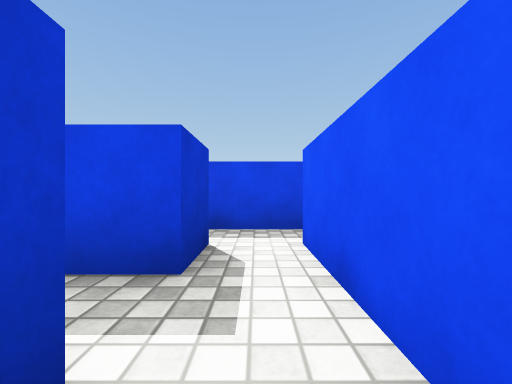
view 1 (above)

20 first-person views from a walk through a 3-D level made in the Unity game engine. The camera is 0.55 m above the floor, looks level and sees 90° across. The floor is counted in squares, 1 m on a side. Each view is taken from the middle of a square. On the plan, view 1 faces up. The plan holds only what a view shows up to about 9 squares ahead; the rest is blank. The player is left out. Surface patterns are stand-ins for the level's own textures.

view 2
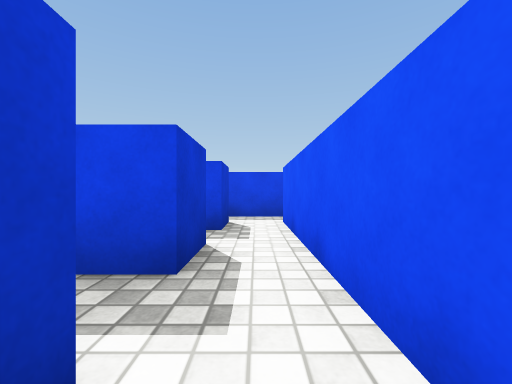

view 3
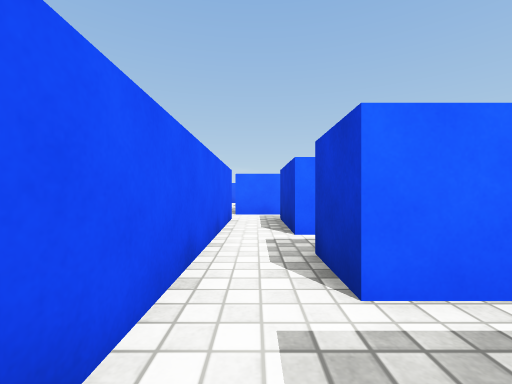

view 4
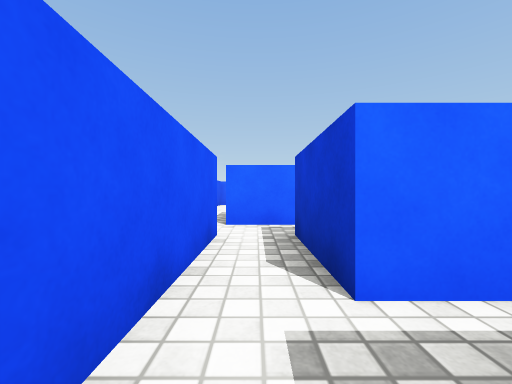

view 5
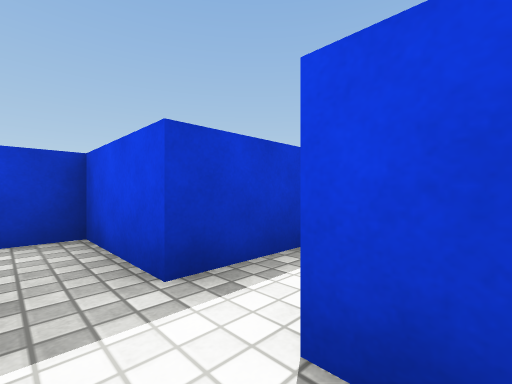

view 6
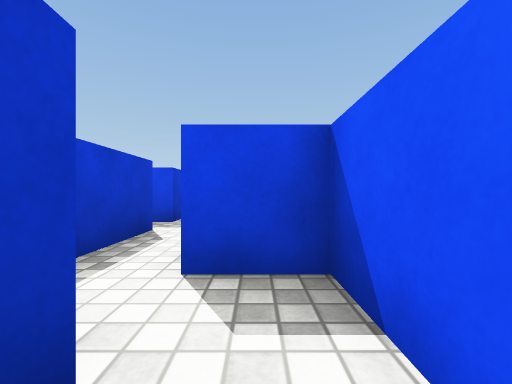

view 7
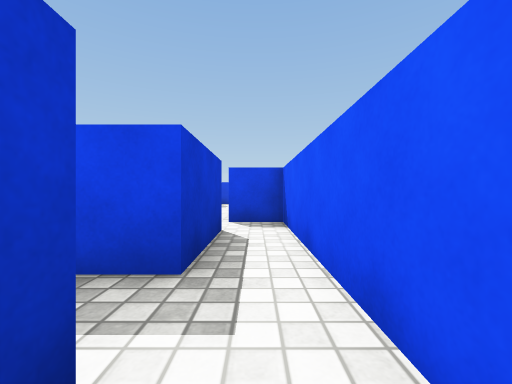

view 8
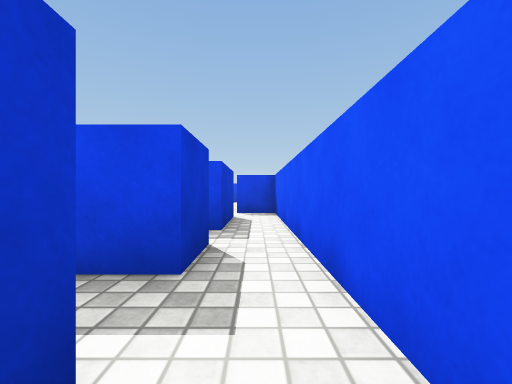

view 9
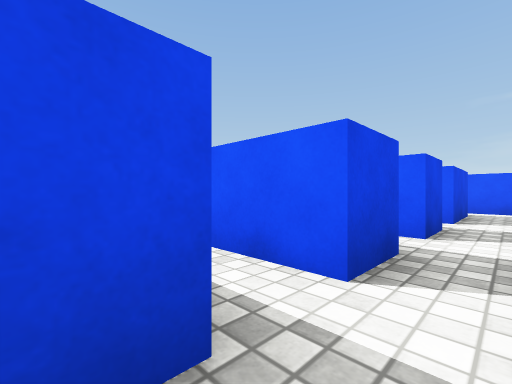

view 10
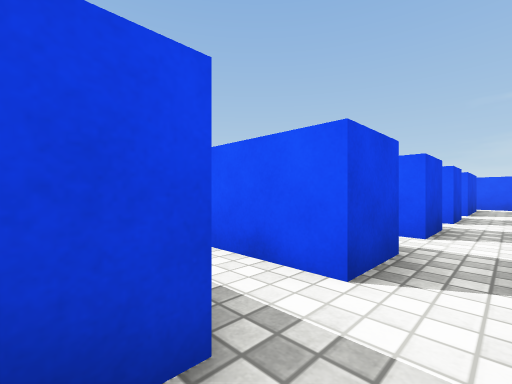

view 11
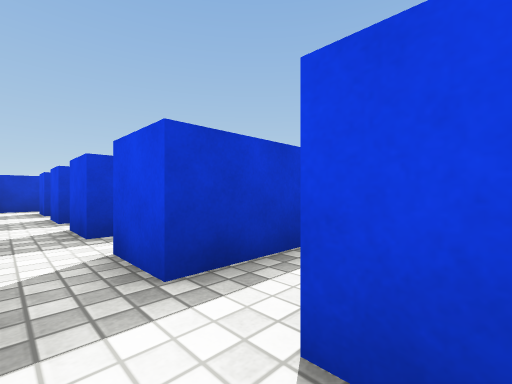

view 12
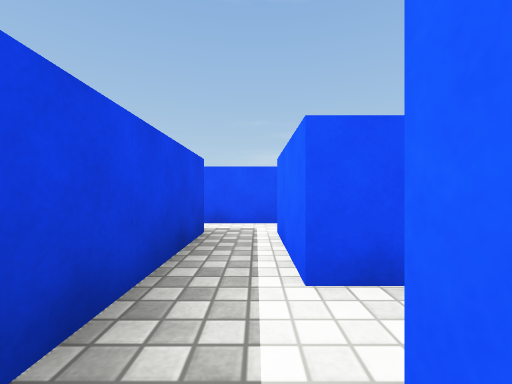

view 13
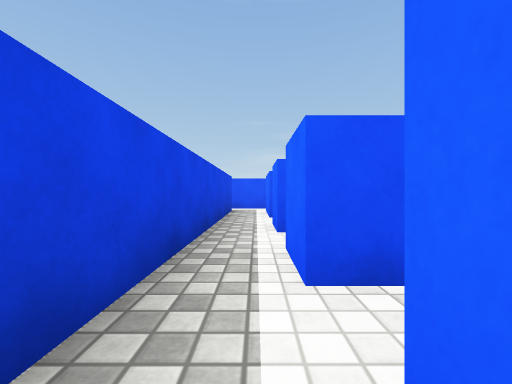

view 14
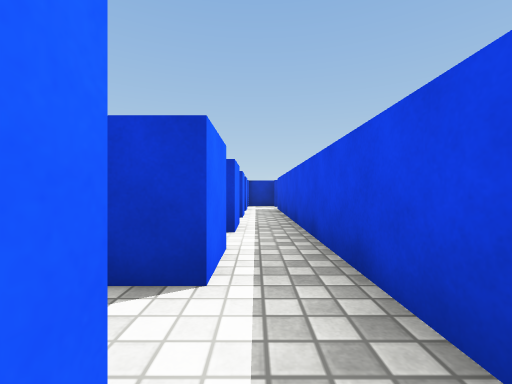

view 15
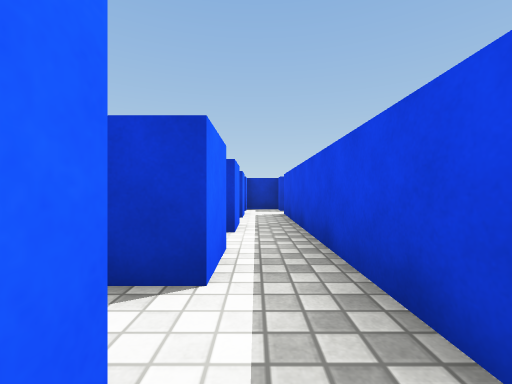

view 16
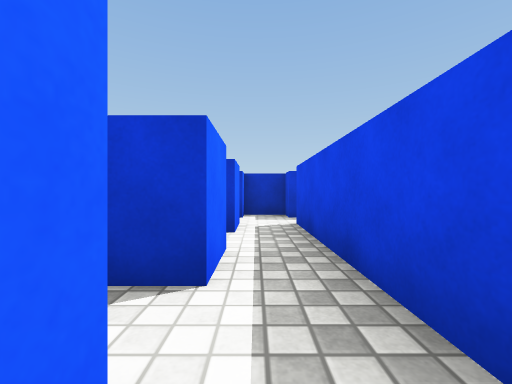

view 17
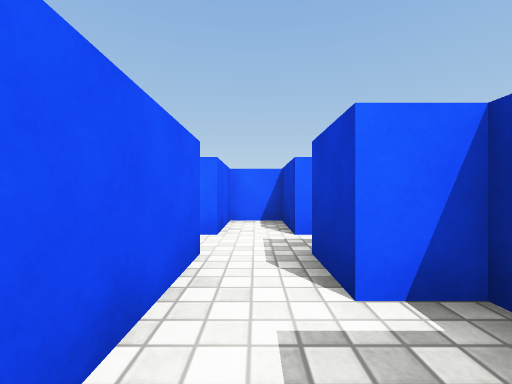

view 18
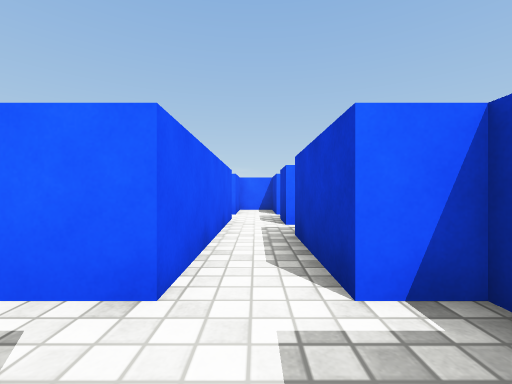

view 19
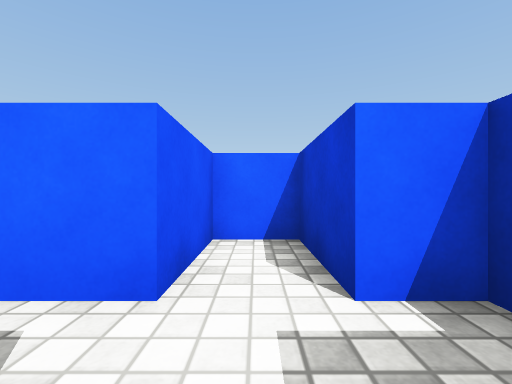

view 20
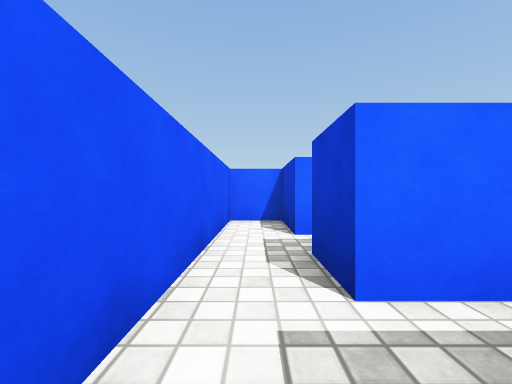

### Floor plan
Points are (right, up) in squares from view 1. A wall is a line through its corners. A room is listed if a view was taken in it or the views show most of it. See-through windows are left out.
Room 1 (views 1, 4, 9)
walls: (-4.5, -6.3) (-5.5, -6.3) (-5.5, -4.9); (-6.5, -6.3) (-7.5, -6.3) (-7.5, -4.9); (-1.4, -1.3) (-0.5, -1.3); (0.5, -1.6) (0.5, 0.6); (-0.5, 0.7) (-0.5, -0.3) (-1.2, -0.3)
ways out: opening at (0, -2.5) to room 2; opening at (0, 0) to room 3; opening at (-9, -7) to room 6; opening at (-3, -7) to room 10
Room 2 (views 2, 5)
walls: (-0.8, -4.3) (0.5, -4.3); (-0.5, -1.3) (-0.5, -3.3) (-1.5, -3.3); (1.5, -4.5) (1.5, -3.3) (0.5, -3.3) (0.5, -1.6)
ways out: opening at (0, -2.5) to room 1; opening at (1, -5.5) to room 4; opening at (-1, -4) to room 11
Room 3 (view 3)
walls: (-1.4, 0.7) (-0.5, 0.7); (-0.5, 2.8) (-0.5, 1.7) (-1.4, 1.7); (0.5, 0.6) (0.5, 2.8)
ways out: opening at (0, 0) to room 1; opening at (0, 2)
Room 4 (views 6, 11, 20)
walls: (1.5, -7.5) (1.5, -4.5); (0.5, -4.3) (0.5, -6.3) (-1.5, -6.3); (-0.4, -7.3) (0.5, -7.3)
ways out: opening at (1, -5.5) to room 2; opening at (1, -8) to room 5; opening at (-0.5, -7) to room 10
Room 5 (views 7, 8)
walls: (-1.5, -9.3) (0.5, -9.3) (0.5, -11) (1.5, -11) (1.5, -7.5); (0.5, -7.3) (0.5, -8.3) (-1.5, -8.3)
ways out: opening at (1, -8) to room 4; opening at (-1, -9) to room 7
Room 6 (view 10)
walls: (-10.5, -6.1) (-10.5, -7); (-8.5, -6.3) (-9.4, -6.3)
ways out: opening at (-9, -7) to room 1; opening at (-10, -5.5)
Room 7 (views 12, 14, 15)
walls: (-3.5, -9.3) (-2.5, -9.3); (-1.5, -8.3) (-5.5, -8.3); (-1.5, -9.9) (-1.5, -9.3); (-5.5, -9.3) (-4.5, -9.3) (-4.5, -9.9)
ways out: opening at (-1, -9) to room 5; opening at (-5, -9) to room 8
Room 8 (views 13, 16)
walls: (-7.5, -9.3) (-6.5, -9.3) (-6.5, -9.9); (-5.5, -8.3) (-9.5, -8.3); (-5.5, -9.9) (-5.5, -9.3); (-9.5, -9.3) (-8.5, -9.3) (-8.5, -9.9)
ways out: opening at (-5, -9) to room 7; opening at (-9, -9) to room 9
Room 9 (views 17, 18, 19)
walls: (-12.5, -7.3) (-12.5, -8.3); (-13.2, -8.3) (-13.2, -9.3); (-12.5, -9.3) (-12.5, -11) (-11.5, -11) (-11.5, -9.3) (-10.5, -9.3); (-12.5, -4.3) (-12.5, -6.4); (-9.5, -8.3) (-11.5, -8.3) (-11.5, -4.3) (-10.6, -4.3)
ways out: opening at (-9, -9) to room 8; opening at (-12, -2.5); opening at (-11, -4)
Room 10 (no view inside)
walls: (-2.5, -4.5) (-2.5, -6.3) (-3.5, -6.3)
ways out: opening at (-3, -7) to room 1; opening at (-0.5, -7) to room 4; opening at (-2, -5.5) to room 11
Room 11 (no view inside)
walls: (-1.5, -3.3) (-2.5, -3.3) (-2.5, -4.5)
ways out: opening at (-1, -4) to room 2; opening at (-2, -5.5) to room 10

Where each view was taken, in squares from view 1:
view 1: 0 up, 0 right, facing up
view 2: 2 down, 0 right, facing up
view 3: 2 up, 0 right, facing down
view 4: 0 up, 0 right, facing down
view 5: 4 down, 1 right, facing up-left
view 6: 5 down, 1 right, facing up
view 7: 8 down, 1 right, facing up
view 8: 10 down, 1 right, facing up
view 9: 7 down, 7 left, facing up-right
view 10: 7 down, 9 left, facing up-right
view 11: 7 down, 1 left, facing up-left
view 12: 9 down, 3 left, facing right
view 13: 9 down, 7 left, facing right
view 14: 9 down, 3 left, facing left
view 15: 9 down, 5 left, facing left
view 16: 9 down, 7 left, facing left
view 17: 6 down, 12 left, facing down
view 18: 3 down, 12 left, facing down
view 19: 8 down, 12 left, facing down
view 20: 6 down, 1 right, facing down
